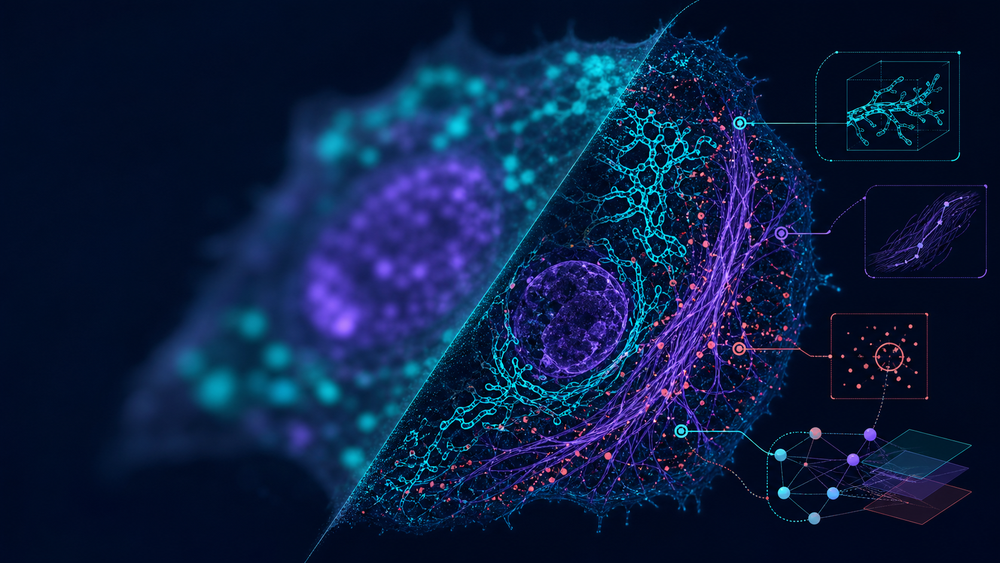
#> input picture MorphAgent_UI/MorphAgent/morphagent_ui/resources/morphagent_hero.png, 1000 x 563 px, shrunk from 1672 x 941 before the run
$ python -i extract.py   (imports and definitions only)
#> lines starting #> are read from the running program, lines starting #| are printed output that depends on the picture; after the words box and inside, x2 and y2 are one past the last pixel; in counts of white or black regions, pixels touching at a corner belong together
def extract(img, *segmentation_masks):
    # IMPORT ALL REQUIRED PACKAGES AT THE BEGINNING OF THE FUNCTION
    import numpy as np
    from skimage.measure import label, regionprops
    from skimage.filters import threshold_otsu
    from skimage.morphology import closing, square
    from skimage.segmentation import clear_border
    import math

    # Convert to appropriate array type
    arr = np.asarray(img, dtype=np.float32)

    # Handle dimensionality according to dataset format
    # Dataset: (512, 512, 3), Channel 0 = Actin, Channel 1 = Tubulin, Channel 2 = DAPI
    # We need the Actin channel (Channel 0) for cell boundary definition
    if arr.ndim == 3 and arr.shape[2] == 3:
        actin_channel = arr[:, :, 0]
    elif arr.ndim == 2:
        # Fallback if only 2D image provided, assume it's the relevant channel
        actin_channel = arr
    else:
        return 0.0

    # Normalize Actin channel for segmentation logic
    # Range is uint8 [0, 255] usually, but we cast to float.
    # Normalize to [0, 1] for stability
    vmax = np.percentile(actin_channel, 99.5) if actin_channel.size > 0 else 1.0
    if vmax > 0:
        actin_norm = actin_channel / vmax
    else:
        actin_norm = actin_channel
    actin_norm = np.clip(actin_norm, 0.0, 1.0)

    # Determine Segmentation Mask
    # Scenario A: Use provided segmentation mask if available
    labeled_mask = None
    if len(segmentation_masks) > 0 and segmentation_masks[0] is not None:
        # Use the first mask provided. Assuming it matches image dimensions (H, W)
        mask_input = segmentation_masks[0]
        if mask_input.shape == actin_channel.shape:
            labeled_mask = mask_input.astype(int)
        elif mask_input.ndim == 3 and mask_input.shape[:2] == actin_channel.shape:
             # If mask is 3D (e.g. one-hot or RGB), collapse or take first channel
             labeled_mask = mask_input[:, :, 0].astype(int)

    # Scenario B: Self-segmentation using Actin channel
    if labeled_mask is None:
        # 1. Thresholding
        try:
            thresh = threshold_otsu(actin_norm)
            binary_mask = actin_norm > thresh
        except Exception:
            # Fallback for very low contrast/empty images
            binary_mask = actin_norm > 0.1

        # 2. Morphological cleanup
        # Close small holes to get solid cell shapes
        binary_mask = closing(binary_mask, square(3))

        # 3. Label connected components
        labeled_mask = label(binary_mask)

    # Clear objects touching the border
    # Objects cut by the border have artificial straight edges which distort perimeter/roundness
    labeled_mask = clear_border(labeled_mask)

    # Compute Feature: Roundness (Form Factor)
    # Formula: (4 * pi * Area) / (Perimeter^2)
    # Range: 0.0 (line) to 1.0 (perfect circle)

    props = regionprops(labeled_mask)

    roundness_values = []
    min_area = 100  # Filter out noise/debris

    for prop in props:
        area = prop.area
        perimeter = prop.perimeter

        if area < min_area:
            continue

        if perimeter == 0:
            continue

        # Calculate Form Factor
        # Note: regionprops perimeter calculation accounts for pixel connectivity
        roundness = (4 * math.pi * area) / (perimeter ** 2)

        # Clip to theoretical max of 1.0 (discrete pixels can sometimes slightly exceed 1.0 due to approx)
        roundness = min(roundness, 1.0)

        roundness_values.append(roundness)

    # Aggregation
    # We return the mean roundness of the cell population
    if len(roundness_values) == 0:
        return 0.0

    result = np.mean(roundness_values)

    return float(result)

>>> import cv2
>>> picture = cv2.imread('../../../../../../MorphAgent_UI/MorphAgent/morphagent_ui/resources/morphagent_hero.png', cv2.IMREAD_GRAYSCALE)
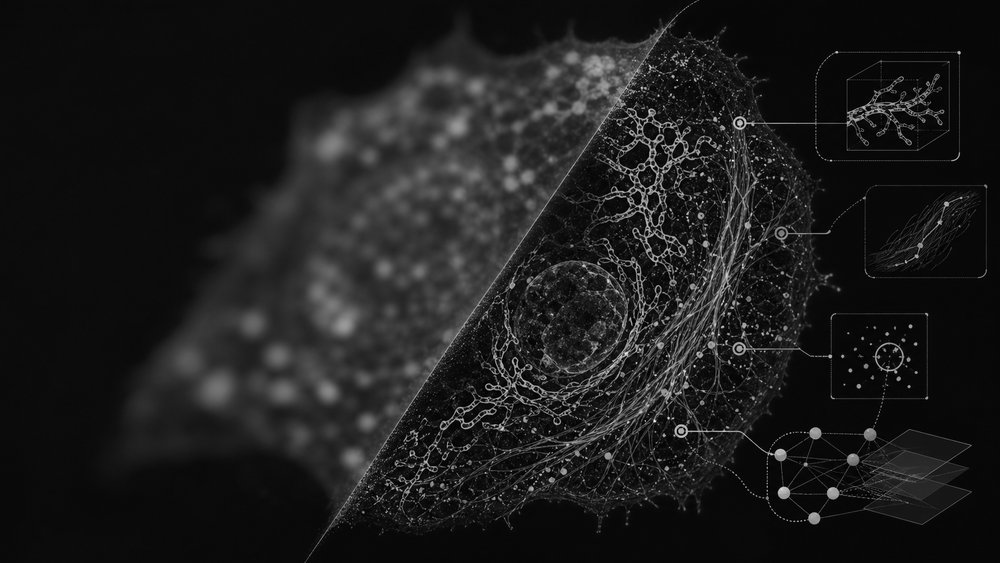
#> picture: shape (563, 1000); min 0, max 253, mean 28.4
>>> result = extract(picture)
#> in extract, `vmax = np.percentile(actin_channel, 99.5) if actin_channel.size > 0 el..`: vmax = 155
#> in extract, `actin_norm = np.clip(actin_norm, 0.0, 1.0)`:
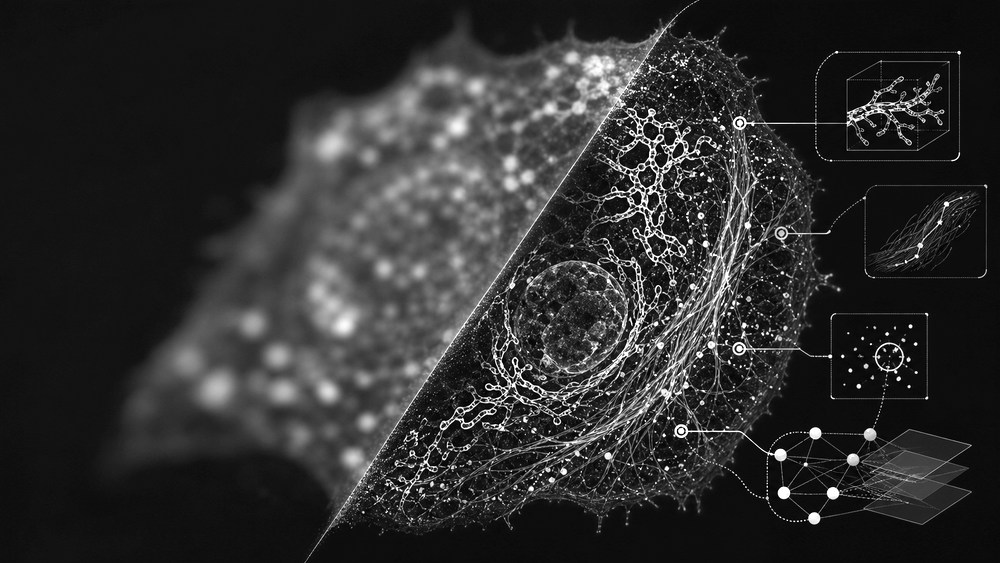
#> actin_norm: shape (563, 1000) float32; min 0, max 1, mean 0.183
#> in extract, `thresh = threshold_otsu(actin_norm)`: thresh = 0.283
#> in extract, `binary_mask = actin_norm > thresh`:
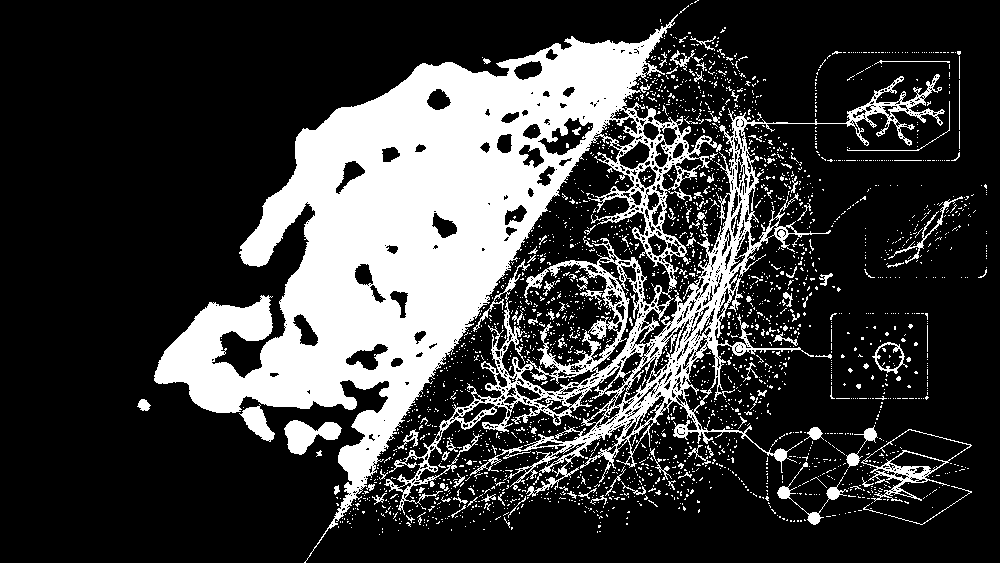
#> binary_mask: shape (563, 1000) bool; 23.6% white; 2572 white regions (2451 under 20 px), largest, box (x1, y1, x2, y2) and area: (154, 14, 945, 563) 115693, (861, 429, 972, 502) 1195, (284, 420, 342, 455) 1111
#> in extract, `binary_mask = closing(binary_mask, square(3))`:
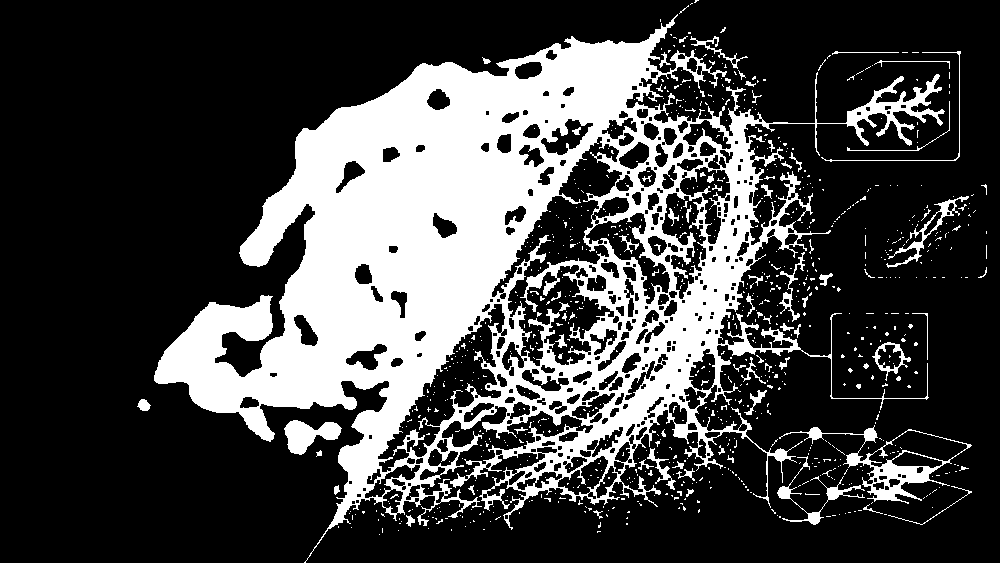
#> binary_mask: shape (563, 1000) bool; 26.8% white; 894 white regions (821 under 20 px)
#> in extract, `labeled_mask = label(binary_mask)`:
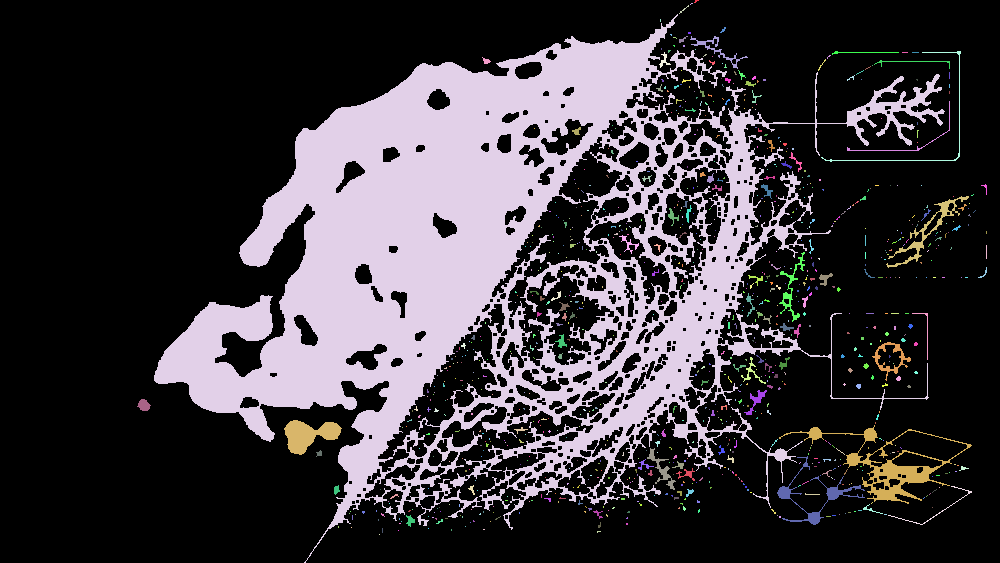
#> labeled_mask: shape (563, 1000) int32; 895 distinct labels, from 0 to 894; one colour per label, 0 black
#> in extract, `labeled_mask = clear_border(labeled_mask)`:
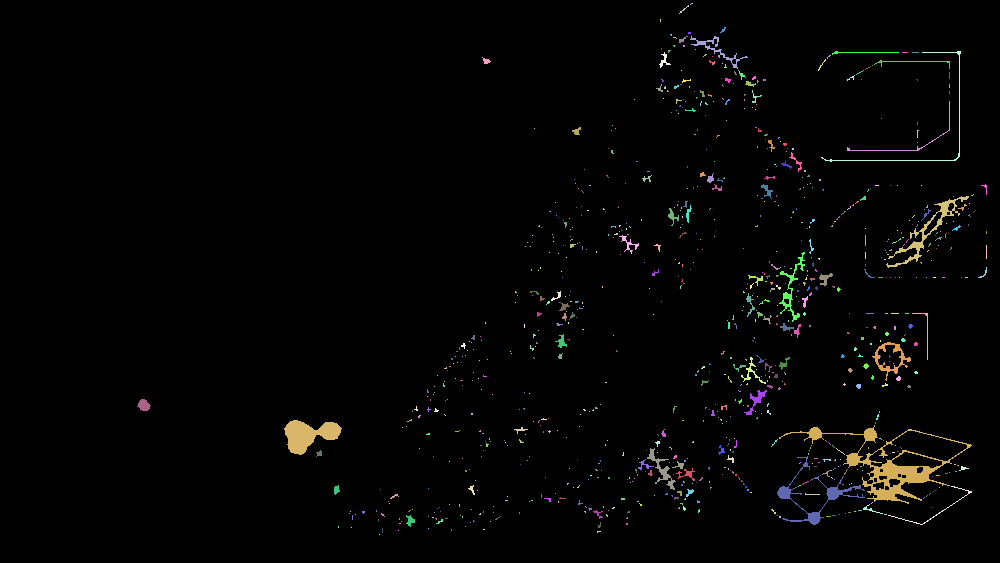
#> labeled_mask: shape (563, 1000) int32; 893 distinct labels, from 0 to 894; one colour per label, 0 black
#> in extract, `props = regionprops(labeled_mask)`: props = 892 regions; largest, box (x1, y1, x2, y2) and area: (779, 425, 972, 504) 2408, (284, 420, 342, 455) 1114, (777, 456, 865, 525) 732, (886, 196, 969, 268) 690, (872, 342, 911, 381) 357
#> the loop in extract, `for prop in props:` made 892 passes
#> (area, perimeter) on passes 7, 15, 17: (24, 19.62), (75, 72.45), (60, 44.94)
#> after the loop in extract, `for prop in props:`: roundness_values = [0.0808, 0.0428, 0.0854, 0.0431, 0.0755, 0.075, 0.148, 0.252, 0.943, 0.474, 0.0236, 0.128, 0.0529, 0.0919]
#> in extract, `result = np.mean(roundness_values)`: result = 0.18
#> result = 0.18
